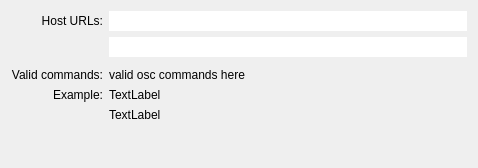
     <widget class="QWidget" name="osc">
      <attribute name="title">
       <string>OSC</string>
      </attribute>
      <layout class="QGridLayout" name="gridLayout_2">
       <item row="0" column="0">
        <widget class="QLabel" name="label_2">
         <property name="text">
          <string>Host URLs:</string>
         </property>
         <property name="alignment">
          <set>Qt::AlignRight|Qt::AlignTrailing|Qt::AlignVCenter</set>
         </property>
        </widget>
       </item>
       <item row="0" column="1">
        <widget class="QLineEdit" name="le_osc_url_tcp">
         <property name="frame">
          <bool>false</bool>
         </property>
         <property name="readOnly">
          <bool>true</bool>
         </property>
        </widget>
       </item>
       <item row="3" column="0">
        <widget class="QLabel" name="label_7">
         <property name="text">
          <string>Valid commands:</string>
         </property>
         <property name="alignment">
          <set>Qt::AlignRight|Qt::AlignTop|Qt::AlignTrailing</set>
         </property>
        </widget>
       </item>
       <item row="3" column="1">
        <widget class="QLabel" name="l_osc_cmds">
         <property name="text">
          <string>valid osc commands here</string>
         </property>
         <property name="alignment">
          <set>Qt::AlignLeading|Qt::AlignLeft|Qt::AlignTop</set>
         </property>
         <property name="textInteractionFlags">
          <set>Qt::TextSelectableByMouse</set>
         </property>
        </widget>
       </item>
       <item row="4" column="0">
        <widget class="QLabel" name="label">
         <property name="text">
          <string>Example:</string>
         </property>
         <property name="alignment">
          <set>Qt::AlignRight|Qt::AlignTrailing|Qt::AlignVCenter</set>
         </property>
        </widget>
       </item>
       <item row="4" column="1">
        <widget class="QLabel" name="l_example">
         <property name="text">
          <string>TextLabel</string>
         </property>
        </widget>
       </item>
       <item row="5" column="1">
        <widget class="QLabel" name="l_example_help">
         <property name="text">
          <string>TextLabel</string>
         </property>
         <property name="alignment">
          <set>Qt::AlignLeading|Qt::AlignLeft|Qt::AlignVCenter</set>
         </property>
        </widget>
       </item>
       <item row="6" column="0" colspan="2">
        <spacer name="verticalSpacer_2">
         <property name="orientation">
          <enum>Qt::Vertical</enum>
         </property>
         <property name="sizeHint" stdset="0">
          <size>
           <width>456</width>
           <height>35</height>
          </size>
         </property>
        </spacer>
       </item>
       <item row="1" column="1">
        <widget class="QLineEdit" name="le_osc_url_udp">
         <property name="frame">
          <bool>false</bool>
         </property>
         <property name="readOnly">
          <bool>true</bool>
         </property>
        </widget>
       </item>
       <item row="2" column="0" colspan="2">
        <spacer name="verticalSpacer_5">
         <property name="orientation">
          <enum>Qt::Vertical</enum>
         </property>
         <property name="sizeType">
          <enum>QSizePolicy::Fixed</enum>
         </property>
         <property name="sizeHint" stdset="0">
          <size>
           <width>20</width>
           <height>5</height>
          </size>
         </property>
        </spacer>
       </item>
      </layout>
     </widget>
